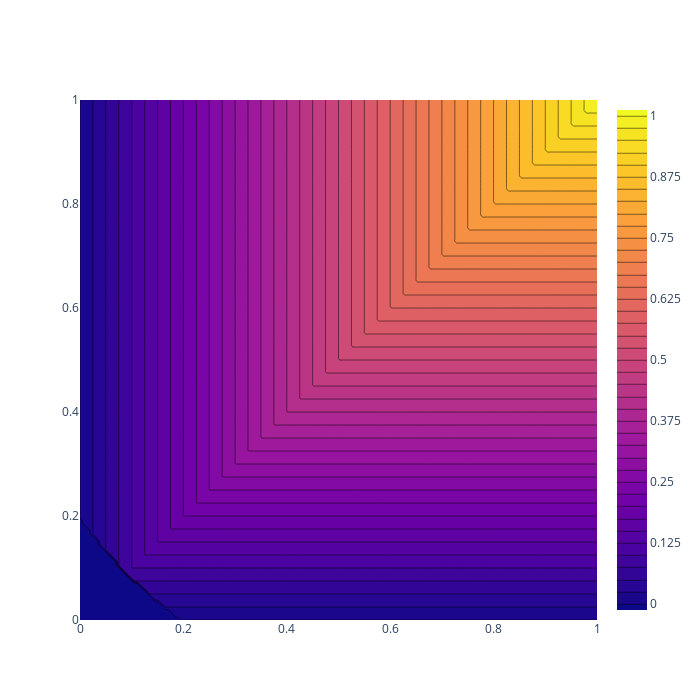
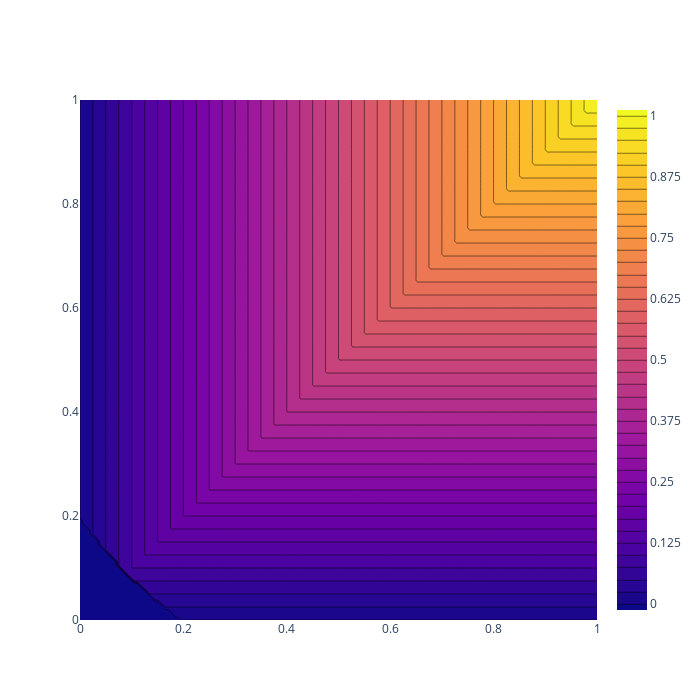

The code cell stored with these charts, in order, in its notebook:
### Code cell
a=0.6
def TA(x,y):
    return np.minimum(x,y)

def t(x,y):
    if x == 0 or y == 0:
        return 0
    elif x == 1:
        return y
    elif y == 1:
        return x
    elif not (x-a)**2 + (y-a)**2 >= a**2 + (a-1)**2:
        return TA(x,y)
    else:
        return 0
T = FuzzyUnitTnorm(t)
T.contour_plot_operator(points,points)

### Figure 1 — Plotly figure (JSON) as saved in the notebook; plotly's stock layout.template omitted (floating-point values rounded to 4 significant figures; data arrays with more than 128 entries replaced by an {"elided": "..."} marker saying what was removed)
{"data": [{"contours": {"end": 1, "size": 0.025, "start": 0}, "x": {"elided": "200 float values"}, "y": {"elided": "200 float values"}, "z": {"elided": "200x200 float values"}, "type": "contour"}], "layout": {"scene": {"xaxis": {"title": {"text": "X"}, "nticks": 3, "range": [0, 1]}, "yaxis": {"title": {"text": "Y"}, "nticks": 3, "range": [0, 1]}}, "autosize": true, "width": 700, "height": 700}}

### Figure 2 — Plotly figure (JSON) as saved in the notebook; plotly's stock layout.template omitted (floating-point values rounded to 4 significant figures; data arrays with more than 128 entries replaced by an {"elided": "..."} marker saying what was removed)
{"data": [{"contours": {"end": 1, "size": 0.025, "start": 0}, "x": {"elided": "200 float values"}, "y": {"elided": "200 float values"}, "z": {"elided": "200x200 float values"}, "type": "contour"}], "layout": {"scene": {"xaxis": {"title": {"text": "X"}, "nticks": 3, "range": [0, 1]}, "yaxis": {"title": {"text": "Y"}, "nticks": 3, "range": [0, 1]}}, "autosize": true, "width": 700, "height": 700}}
